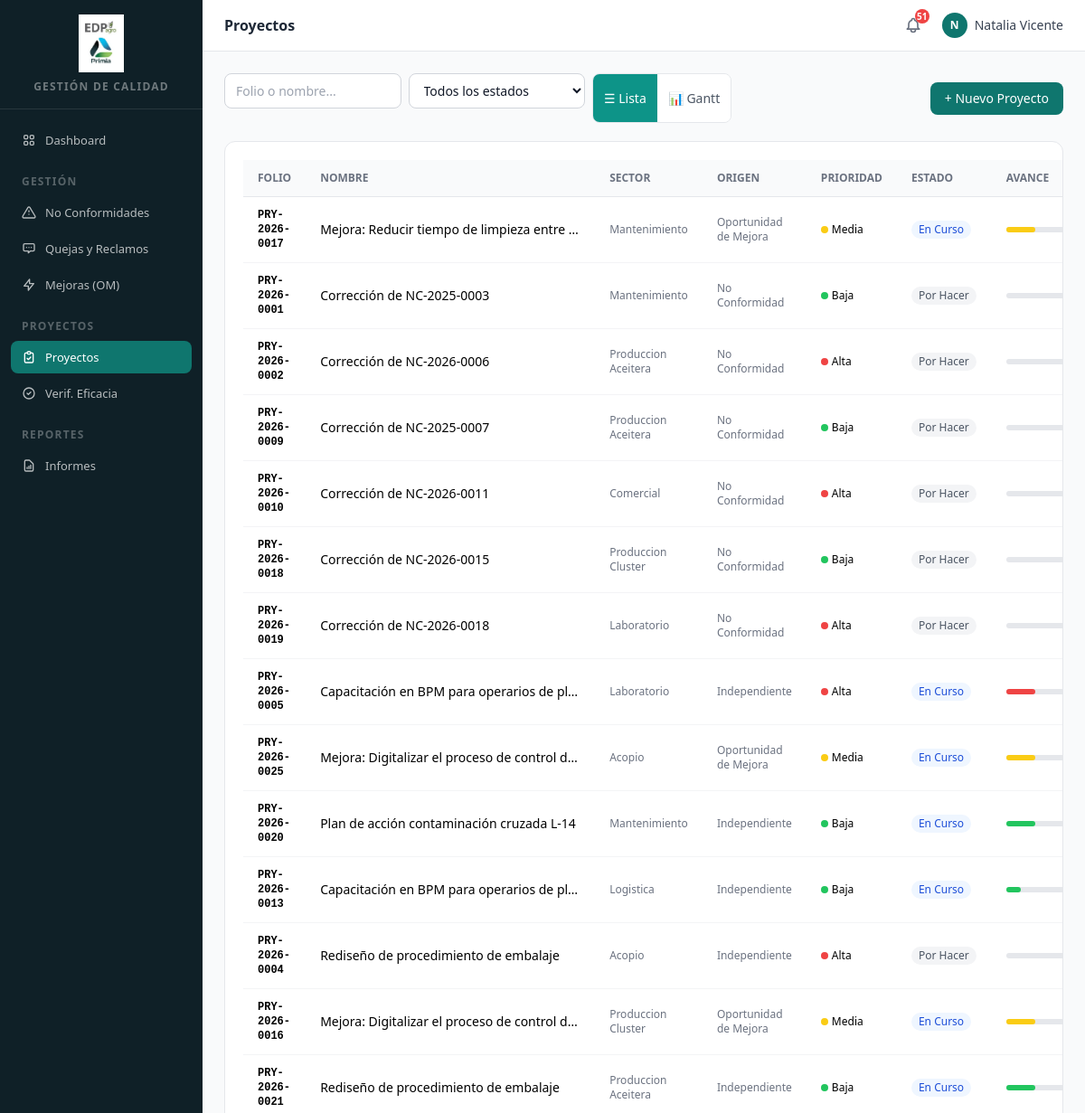
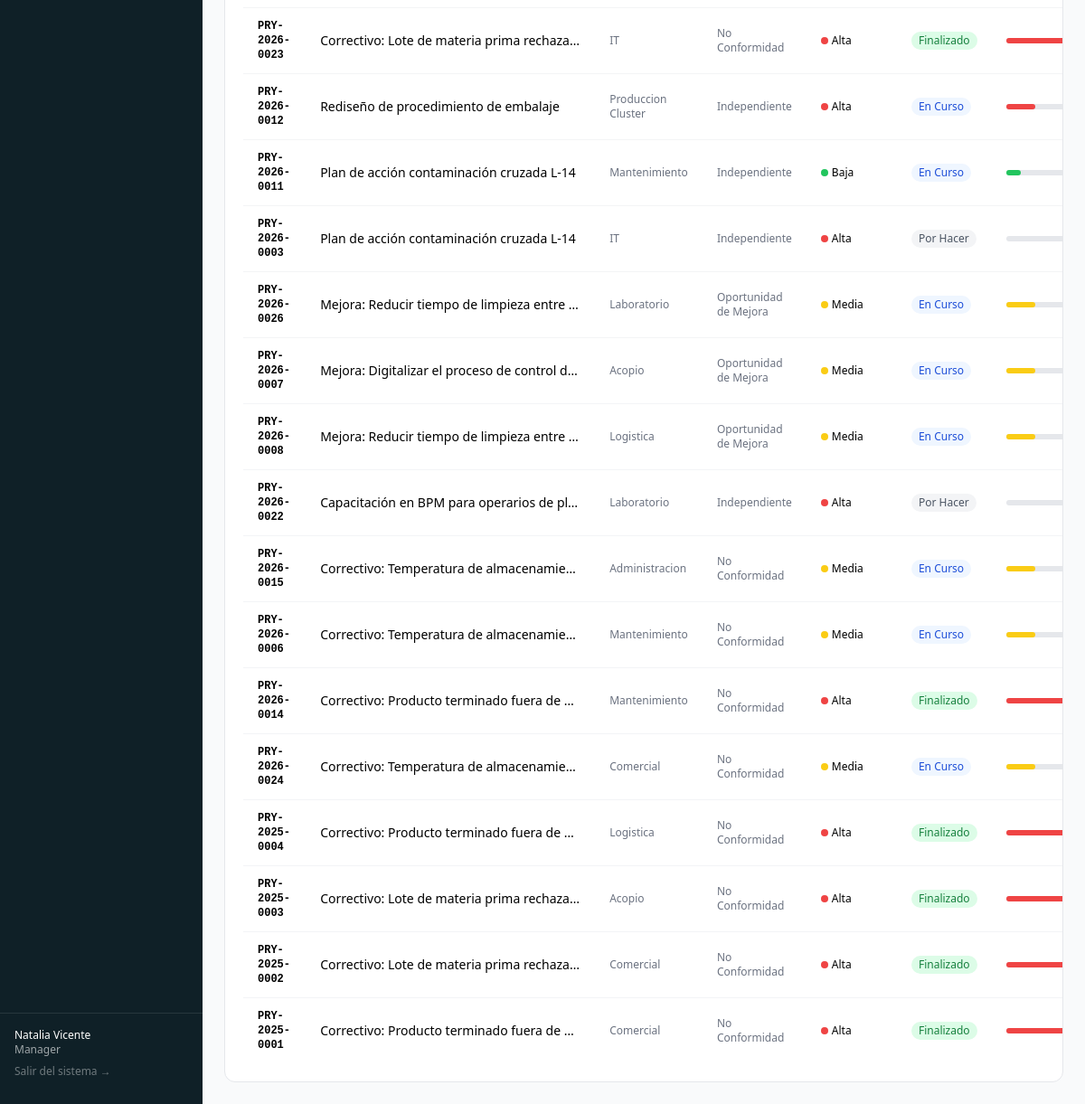
The app's page /proyectos/ (signed in) with its own data (2 pictures, top to bottom).
### apps/accounts/models.py (models this page shows, shortened)
class Usuario(AbstractUser):
    rol = models.CharField(max_length=20, choices=Rol, default=Rol.OPERARIO)
    area = models.CharField(max_length=100, blank=True)
    telefono = models.CharField(max_length=30, blank=True)
    class Meta:
        verbose_name = 'Usuario'
        verbose_name_plural = 'Usuarios'
    @property
    def es_calidad(self):
        return self.rol in (Rol.CALIDAD, Rol.MANAGER, Rol.ADMIN)
    @property
    def es_admin(self):
        return self.rol == Rol.ADMIN

### apps/proyectos/models.py (models this page shows, shortened)
class Proyecto(ModeloBase):
    folio = models.CharField(max_length=20, unique=True, editable=False)
    nombre = models.CharField(max_length=255)
    sector = models.ForeignKey(
        Sector, null=True, blank=True,
        on_delete=models.PROTECT, related_name='proyectos',
        verbose_name='Sector'
    )
    prioridad = models.CharField(max_length=10, choices=PrioridadProyecto, default=PrioridadProyecto.MEDIA)
    proveedor = models.CharField(max_length=200, blank=True, help_text='Proveedor externo o "Interno"')
    fecha_inicio = models.DateField()
    dias_ejecucion = models.PositiveIntegerField(help_text='Días de ejecución estimados')
    responsable = models.ForeignKey(
        settings.AUTH_USER_MODEL, on_delete=models.PROTECT,
        related_name='proyectos_responsable'
    )
    estado = models.CharField(max_length=15, choices=EstadoProyecto, default=EstadoProyecto.POR_HACER)
    origen = models.CharField(max_length=15, choices=OrigenProyecto, default=OrigenProyecto.INDEPENDIENTE)
    nc = models.OneToOneField(
        'nc.NoConformidad', null=True, blank=True,
        on_delete=models.SET_NULL, related_name='proyecto'
    )
    om = models.ForeignKey(
        'om.OportunidadMejora', null=True, blank=True,
        on_delete=models.SET_NULL, related_name='proyectos'
    )
    class Meta:
        verbose_name = 'Proyecto'
        verbose_name_plural = 'Proyectos'
        ordering = ['-fecha_inicio']
    @property
    def fecha_fin(self):
        if self.fecha_inicio and self.dias_ejecucion:
            return self.fecha_inicio + timedelta(days=self.dias_ejecucion)
        return None
    @property
    def porcentaje_avance(self):
        total = self.subtareas.count()
        if total == 0:
            return 0
        completadas = self.subtareas.filter(completada=True).count()
        return round((completadas / total) * 100)

### apps/core/models.py (models this page shows, shortened)
class Sector(models.Model):
    nombre = models.CharField(max_length=100, unique=True)
    activo = models.BooleanField(default=True)
    class Meta:
        ordering = ['nombre']
        verbose_name = 'Sector'
        verbose_name_plural = 'Sectores'

### apps/proyectos/views.py (the view)
# urls.py: path('', views.lista, name='lista'),
@login_required
def lista(request):
    qs = Proyecto.objects.filter(eliminado=False).select_related('responsable', 'sector', 'nc', 'om')
    estado = request.GET.get('estado', '')
    q = request.GET.get('q', '')
    if estado:
        qs = qs.filter(estado=estado)
    if q:
        qs = qs.filter(folio__icontains=q) | qs.filter(nombre__icontains=q)
    proyectos_list = list(qs)
    gantt_items, gantt_header, gantt_total_width, gantt_today_px, gantt_show_today = _build_gantt(proyectos_list)
    return render(request, 'proyectos/lista.html', {
        'proyectos':         proyectos_list,
        'colores_estado':    COLORES_ESTADO,
        'estados':           EstadoProyecto.choices,
        'filtros':           {'estado': estado, 'q': q},
        'gantt_items':       gantt_items,
        'gantt_header':      gantt_header,
        'gantt_total_width': gantt_total_width,
        'gantt_today_px':    gantt_today_px,
        'gantt_show_today':  gantt_show_today,
    })

### apps/core/context_processors.py (called while the page is built)
def notificaciones(request):
    if not request.user.is_authenticated:
        return {'notif_no_leidas': 0}
    count = Notificacion.objects.filter(
        usuario=request.user, leida=False
    ).count()
    return {'notif_no_leidas': count}

### templates/proyectos/lista.html (shortened to what this page needs)
﻿{% extends "base.html" %}
{% block page_title %}Proyectos{% endblock %}
{% block content %}
<div class="flex flex-wrap items-center justify-between gap-3 mb-5">
  <div class="flex gap-2 flex-wrap">
    <form class="flex gap-2" method="get" id="filtros-form">
      <input type="text" name="q" value="{{ filtros.q }}"
             placeholder="Folio o nombre..."
             class="form-input w-40 text-sm py-1.5">
      <select name="estado" class="form-input text-sm py-1.5" onchange="this.form.submit()">
        <option value="">Todos los estados</option>
      </select>
    </form>
    {% if proyectos %}
    <div class="flex rounded-lg border border-gray-200 overflow-hidden text-sm font-medium">
      <button id="btn-lista" onclick="setVista('lista')"
              class="px-3 py-1.5 bg-teal-600 text-white transition-colors">
        ☰ Lista
      </button>
      <button id="btn-gantt" onclick="setVista('gantt')"
              class="px-3 py-1.5 bg-white text-gray-600 hover:bg-gray-50 transition-colors">
        📊 Gantt
      </button>
    </div>
    {% endif %}
  </div>
  {% if request.user.es_calidad or request.user.is_superuser %}
  <a href="{% url 'proyectos:crear' %}" class="btn-primary text-sm">+ Nuevo Proyecto</a>
  {% endif %}
</div>
{% if proyectos %}
<div id="vista-lista">
<div class="card overflow-hidden p-0">
  <table class="w-full text-sm">
    <thead class="bg-gray-50 border-b border-gray-200">
      <tr>
        <th class="px-4 py-3 text-left text-xs font-semibold text-gray-500 uppercase">Folio</th>
        <th class="px-4 py-3 text-left text-xs font-semibold text-gray-500 uppercase">Nombre</th>
        <th class="px-4 py-3 text-left text-xs font-semibold text-gray-500 uppercase">Sector</th>
        <th class="px-4 py-3 text-left text-xs font-semibold text-gray-500 uppercase">Origen</th>
        <th class="px-4 py-3 text-left text-xs font-semibold text-gray-500 uppercase">Prioridad</th>
        <th class="px-4 py-3 text-left text-xs font-semibold text-gray-500 uppercase">Estado</th>
        <th class="px-4 py-3 text-left text-xs font-semibold text-gray-500 uppercase">Avance</th>
      </tr>
    </thead>
    <tbody class="divide-y divide-gray-100">
      {% for p in proyectos %}
      <tr class="hover:bg-gray-50">
        <td class="px-4 py-3 font-mono font-semibold text-xs">{{ p.folio }}</td>
        <td class="px-4 py-3 max-w-xs truncate">{{ p.nombre }}</td>
        <td class="px-4 py-3 text-gray-500 text-xs">{{ p.sector.nombre|default:"—" }}</td>
        <td class="px-4 py-3 text-gray-500 text-xs">{{ p.get_origen_display }}</td>
        <td class="px-4 py-3">
          <span class="inline-flex items-center gap-1 text-xs font-medium">
            <span class="w-2 h-2 rounded-full inline-block
              {% if p.prioridad == 'alta' %}bg-red-500
              {% elif p.prioridad == 'media' %}bg-yellow-400
              {% else %}bg-green-500{% endif %}"></span>
            {{ p.get_prioridad_display }}
          </span>
        </td>
        <td class="px-4 py-3">
          <span class="inline-flex px-2 py-0.5 rounded-full text-xs font-medium
            {% if p.estado == 'finalizado' %}bg-green-100 text-green-700
            {% elif p.estado == 'en_curso' %}bg-blue-50 text-blue-700
            {% else %}bg-gray-100 text-gray-600{% endif %}">
            {{ p.get_estado_display }}
          </span>
        </td>
        <td class="px-4 py-3">
          <div class="flex items-center gap-2">
            <div class="w-20 bg-gray-200 rounded-full h-1.5">
              <div class="h-1.5 rounded-full
                {% if p.prioridad == 'alta' %}bg-red-500
                {% elif p.prioridad == 'media' %}bg-yellow-400
                {% else %}bg-green-500{% endif %}"
                style="width: {{ p.porcentaje_avance }}%"></div>
            </div>
          </div>
        </td>
      </tr>
      {% endfor %}
    </tbody>
  </table>
</div>
</div>
{% else %}
<div class="card text-center py-16">
  <p class="text-sm text-gray-400">No hay proyectos registrados.</p>
</div>
{% endif %}
{% endblock %}

### templates/base.html (shortened to what this page needs)
{% load static %}
<!DOCTYPE html>
<html lang="es" class="h-full bg-gray-50">
<head>
  <script src="https://cdn.tailwindcss.com"></script>
</head>
<body class="h-full flex" hx-headers='{"X-CSRFToken": "{{ csrf_token }}"}'>
  <aside class="w-56 min-h-screen flex flex-col bg-sidebar text-white shrink-0">
    <div class="px-4 py-4 border-b border-white/10">
      <img src="{% static 'img/logo_edp.jpg' %}" alt="EDP Agro" class="h-16 w-full object-contain mb-2">
      <p class="text-center text-xs text-white/40 tracking-widest uppercase font-semibold">Gestión de Calidad</p>
    </div>
    <nav class="flex-1 px-3 py-4 space-y-1 text-sm">
      {% with request.resolver_match.app_name as active_app %}
      <a href="{% url 'dashboard:index' %}"
         class="nav-link {% if active_app == 'dashboard' %}bg-primary text-white{% else %}text-white/70 hover:bg-white/10{% endif %}">
        Dashboard
      </a>
      <p class="px-3 pt-4 pb-1 text-xs text-white/30 uppercase tracking-widest font-semibold">Gestión</p>
      <a href="{% url 'nc:lista' %}"
         class="nav-link {% if active_app == 'nc' %}bg-primary text-white{% else %}text-white/70 hover:bg-white/10{% endif %}">
        <svg class="w-4 h-4" fill="none" viewBox="0 0 24 24" stroke="currentColor"><path stroke-linecap="round" stroke-linejoin="round" stroke-width="2" d="M12 9v2m0 4h.01M10.29 3.86L1.82 18a2 2 0 001.71 3h16.94a2 2 0 001.71-3L13.71 3.86a2 2 0 00-3.42 0z"/></svg>
        No Conformidades
      </a>
      <a href="{% url 'qr:lista' %}"
         class="nav-link {% if active_app == 'qr' %}bg-primary text-white{% else %}text-white/70 hover:bg-white/10{% endif %}">
        <svg class="w-4 h-4" fill="none" viewBox="0 0 24 24" stroke="currentColor"><path stroke-linecap="round" stroke-linejoin="round" stroke-width="2" d="M8 10h.01M12 10h.01M16 10h.01M9 16H5a2 2 0 01-2-2V6a2 2 0 012-2h14a2 2 0 012 2v8a2 2 0 01-2 2h-5l-3 3v-3z"/></svg>
        Quejas y Reclamos
      </a>
      <a href="{% url 'om:lista' %}"
         class="nav-link {% if active_app == 'om' %}bg-primary text-white{% else %}text-white/70 hover:bg-white/10{% endif %}">
        <svg class="w-4 h-4" fill="none" viewBox="0 0 24 24" stroke="currentColor"><path stroke-linecap="round" stroke-linejoin="round" stroke-width="2" d="M13 10V3L4 14h7v7l9-11h-7z"/></svg>
        Mejoras (OM)
      </a>
      <p class="px-3 pt-4 pb-1 text-xs text-white/30 uppercase tracking-widest font-semibold">Proyectos</p>
      <a href="{% url 'proyectos:lista' %}"
         class="nav-link {% if active_app == 'proyectos' %}bg-primary text-white{% else %}text-white/70 hover:bg-white/10{% endif %}">
        <svg class="w-4 h-4" fill="none" viewBox="0 0 24 24" stroke="currentColor"><path stroke-linecap="round" stroke-linejoin="round" stroke-width="2" d="M9 5H7a2 2 0 00-2 2v12a2 2 0 002 2h10a2 2 0 002-2V7a2 2 0 00-2-2h-2M9 5a2 2 0 002 2h2a2 2 0 002-2M9 5a2 2 0 012-2h2a2 2 0 012 2m-6 9l2 2 4-4"/></svg>
        Proyectos
      </a>
      <a href="{% url 'verificacion:lista' %}"
         class="nav-link {% if active_app == 'verificacion' %}bg-primary text-white{% else %}text-white/70 hover:bg-white/10{% endif %}">
        <svg class="w-4 h-4" fill="none" viewBox="0 0 24 24" stroke="currentColor"><path stroke-linecap="round" stroke-linejoin="round" stroke-width="2" d="M9 12l2 2 4-4m6 2a9 9 0 11-18 0 9 9 0 0118 0z"/></svg>
        Verif. Eficacia
      </a>
      <p class="px-3 pt-4 pb-1 text-xs text-white/30 uppercase tracking-widest font-semibold">Reportes</p>
      <a href="{% url 'reportes:index' %}"
         class="nav-link {% if active_app == 'reportes' %}bg-primary text-white{% else %}text-white/70 hover:bg-white/10{% endif %}">
        <svg class="w-4 h-4" fill="none" viewBox="0 0 24 24" stroke="currentColor"><path stroke-linecap="round" stroke-linejoin="round" stroke-width="2" d="M9 17v-2m3 2v-4m3 4v-6m2 10H7a2 2 0 01-2-2V5a2 2 0 012-2h5.586a1 1 0 01.707.293l5.414 5.414a1 1 0 01.293.707V19a2 2 0 01-2 2z"/></svg>
        Informes
      </a>
      {% endwith %}
    </nav>
    <div class="px-4 py-4 border-t border-white/10 text-xs text-white/60">
      <p class="font-medium text-white truncate">{{ request.user.get_full_name|default:request.user.username }}</p>
      <p class="truncate">{{ request.user.get_rol_display }}</p>
      <form method="post" action="{% url 'accounts:logout' %}" class="mt-2">
        <button type="submit" class="text-white/40 hover:text-white transition-colors">Salir del sistema →</button>
      </form>
    </div>
  </aside>
  <div class="flex-1 flex flex-col min-h-screen overflow-auto">
    <header class="sticky top-0 z-10 bg-white border-b border-gray-200 flex items-center justify-between px-6 py-3">
      <h1 class="text-base font-semibold text-gray-800">{% block page_title %}{% endblock %}</h1>
      <div class="flex items-center gap-4">
        <div class="relative" id="notif-widget">
          <button id="notif-btn"
                  hx-get="{% url 'notificaciones:panel' %}"
                  hx-target="#notif-dropdown"
                  hx-swap="innerHTML"
                  hx-trigger="click[!htmx.find('#notif-dropdown').classList.contains('notif-loaded')]"
                  onclick="toggleNotifDropdown(event)"
                  class="relative p-1.5 rounded-lg text-gray-500 hover:bg-gray-100 transition-colors">
            {% if notif_no_leidas %}
            <span id="notif-badge"
                  class="absolute -top-0.5 -right-0.5 w-4 h-4 bg-red-500 text-white text-[10px] font-bold rounded-full flex items-center justify-center">
              {{ notif_no_leidas }}
            </span>
            {% endif %}
          </button>
        </div>
        <div class="flex items-center gap-2 text-sm text-gray-700">
          <div class="w-7 h-7 rounded-full bg-primary text-white flex items-center justify-center text-xs font-bold uppercase">
            {{ request.user.username|slice:":1" }}
          </div>
          <span class="hidden sm:block font-medium">{{ request.user.get_full_name|default:request.user.username }}</span>
        </div>
      </div>
    </header>
    <main class="flex-1 px-6 py-6">
      {% block content %}{% endblock %}
    </main>
  </div>
</body>
</html>

### templates/base.html (style rules this page uses)
.nav-link { display: flex; align-items: center; gap: 0.625rem; padding: 0.5rem 0.75rem; border-radius: 0.5rem; transition: background-color 0.15s; font-size: 0.8125rem; }
.btn-primary { display: inline-flex; align-items: center; gap: 0.375rem; padding: 0.5rem 1rem; background-color: #0f766e; color: white; border-radius: 0.5rem; font-size: 0.875rem; font-weight: 500; transition: background-color 0.15s; }
.form-input { display: block; width: 100%; padding: 0.5rem 0.75rem; border: 1px solid #d1d5db; border-radius: 0.5rem; font-size: 0.875rem; color: #111827; background-color: white; transition: border-color 0.15s, box-shadow 0.15s; }
.card { background-color: white; border-radius: 0.75rem; border: 1px solid #e5e7eb; padding: 1.25rem; }

### records on screen
Usuario: user.get_full_name "Natalia Vicente", user.rol "Manager", user.username "N"
Proyecto: folio "PRY-2026-0017", nombre "Mejora: Reducir tiempo de limpieza entre…", sector.nombre "Mantenimiento", origen "Oportunidad de Mejora", prioridad "Media", estado "En Curso"
Proyecto: folio "PRY-2026-0001", nombre "Corrección de NC-2025-0003", sector.nombre "Mantenimiento", origen "No Conformidad", prioridad "Baja", estado "Por Hacer"
Proyecto: folio "PRY-2026-0002", nombre "Corrección de NC-2026-0006", sector.nombre "Produccion Aceitera", origen "No Conformidad", prioridad "Alta", estado "Por Hacer"
Proyecto: folio "PRY-2026-0009", nombre "Corrección de NC-2025-0007", sector.nombre "Produccion Aceitera", origen "No Conformidad", prioridad "Baja", estado "Por Hacer"
Proyecto: folio "PRY-2026-0010", nombre "Corrección de NC-2026-0011", sector.nombre "Comercial", origen "No Conformidad", prioridad "Alta", estado "Por Hacer"
Proyecto: folio "PRY-2026-0018", nombre "Corrección de NC-2026-0015", sector.nombre "Produccion Cluster", origen "No Conformidad", prioridad "Baja", estado "Por Hacer"
Proyecto: folio "PRY-2026-0019", nombre "Corrección de NC-2026-0018", sector.nombre "Laboratorio", origen "No Conformidad", prioridad "Alta", estado "Por Hacer"
Proyecto: folio "PRY-2026-0005", nombre "Capacitación en BPM para operarios de pl…", sector.nombre "Laboratorio", origen "Independiente", prioridad "Alta", estado "En Curso"
Proyecto: folio "PRY-2026-0025", nombre "Mejora: Digitalizar el proceso de control d…", sector.nombre "Acopio", origen "Oportunidad de Mejora", prioridad "Media", estado "En Curso"
Proyecto: folio "PRY-2026-0020", nombre "Plan de acción contaminación cruzada L-14", sector.nombre "Mantenimiento", origen "Independiente", prioridad "Baja", estado "En Curso"
Proyecto: folio "PRY-2026-0013", nombre "Capacitación en BPM para operarios de pl…", sector.nombre "Logistica", origen "Independiente", prioridad "Baja", estado "En Curso"
Proyecto: folio "PRY-2026-0004", nombre "Rediseño de procedimiento de embalaje", sector.nombre "Acopio", origen "Independiente", prioridad "Alta", estado "Por Hacer"
Proyecto: folio "PRY-2026-0016", nombre "Mejora: Digitalizar el proceso de control d…", sector.nombre "Produccion Cluster", origen "Oportunidad de Mejora", prioridad "Media", estado "En Curso"
Proyecto: folio "PRY-2026-0021", nombre "Rediseño de procedimiento de embalaje", sector.nombre "Produccion Aceitera", origen "Independiente", prioridad "Baja", estado "En Curso"
Proyecto: folio "PRY-2026-0023", nombre "Correctivo: Lote de materia prima rechaza…", sector.nombre "IT", origen "No Conformidad", prioridad "Alta", estado "Finalizado"
Proyecto: folio "PRY-2026-0012", nombre "Rediseño de procedimiento de embalaje", sector.nombre "Produccion Cluster", origen "Independiente", prioridad "Alta", estado "En Curso"
Proyecto: folio "PRY-2026-0011", nombre "Plan de acción contaminación cruzada L-14", sector.nombre "Mantenimiento", origen "Independiente", prioridad "Baja", estado "En Curso"
Proyecto: folio "PRY-2026-0003", nombre "Plan de acción contaminación cruzada L-14", sector.nombre "IT", origen "Independiente", prioridad "Alta", estado "Por Hacer"
Proyecto: folio "PRY-2026-0026", nombre "Mejora: Reducir tiempo de limpieza entre…", sector.nombre "Laboratorio", origen "Oportunidad de Mejora", prioridad "Media", estado "En Curso"
Proyecto: folio "PRY-2026-0007", nombre "Mejora: Digitalizar el proceso de control d…", sector.nombre "Acopio", origen "Oportunidad de Mejora", prioridad "Media", estado "En Curso"
Proyecto: folio "PRY-2026-0008", nombre "Mejora: Reducir tiempo de limpieza entre…", sector.nombre "Logistica", origen "Oportunidad de Mejora", prioridad "Media", estado "En Curso"
Proyecto: folio "PRY-2026-0022", nombre "Capacitación en BPM para operarios de pl…", sector.nombre "Laboratorio", origen "Independiente", prioridad "Alta", estado "Por Hacer"
Proyecto: folio "PRY-2026-0015", nombre "Correctivo: Temperatura de almacenamie…", sector.nombre "Administracion", origen "No Conformidad", prioridad "Media", estado "En Curso"
Proyecto: folio "PRY-2026-0006", nombre "Correctivo: Temperatura de almacenamie…", sector.nombre "Mantenimiento", origen "No Conformidad", prioridad "Media", estado "En Curso"
Proyecto: folio "PRY-2026-0014", nombre "Correctivo: Producto terminado fuera de…", sector.nombre "Mantenimiento", origen "No Conformidad", prioridad "Alta", estado "Finalizado"
Proyecto: folio "PRY-2026-0024", nombre "Correctivo: Temperatura de almacenamie…", sector.nombre "Comercial", origen "No Conformidad", prioridad "Media", estado "En Curso"
Proyecto: folio "PRY-2025-0004", nombre "Correctivo: Producto terminado fuera de…", sector.nombre "Logistica", origen "No Conformidad", prioridad "Alta", estado "Finalizado"
Proyecto: folio "PRY-2025-0003", nombre "Correctivo: Lote de materia prima rechaza…", sector.nombre "Acopio", origen "No Conformidad", prioridad "Alta", estado "Finalizado"
Proyecto: folio "PRY-2025-0002", nombre "Correctivo: Lote de materia prima rechaza…", sector.nombre "Comercial", origen "No Conformidad", prioridad "Alta", estado "Finalizado"
Proyecto: folio "PRY-2025-0001", nombre "Correctivo: Producto terminado fuera de…", sector.nombre "Comercial", origen "No Conformidad", prioridad "Alta", estado "Finalizado"

### other values on screen
{{ notif_no_leidas }} "51"
